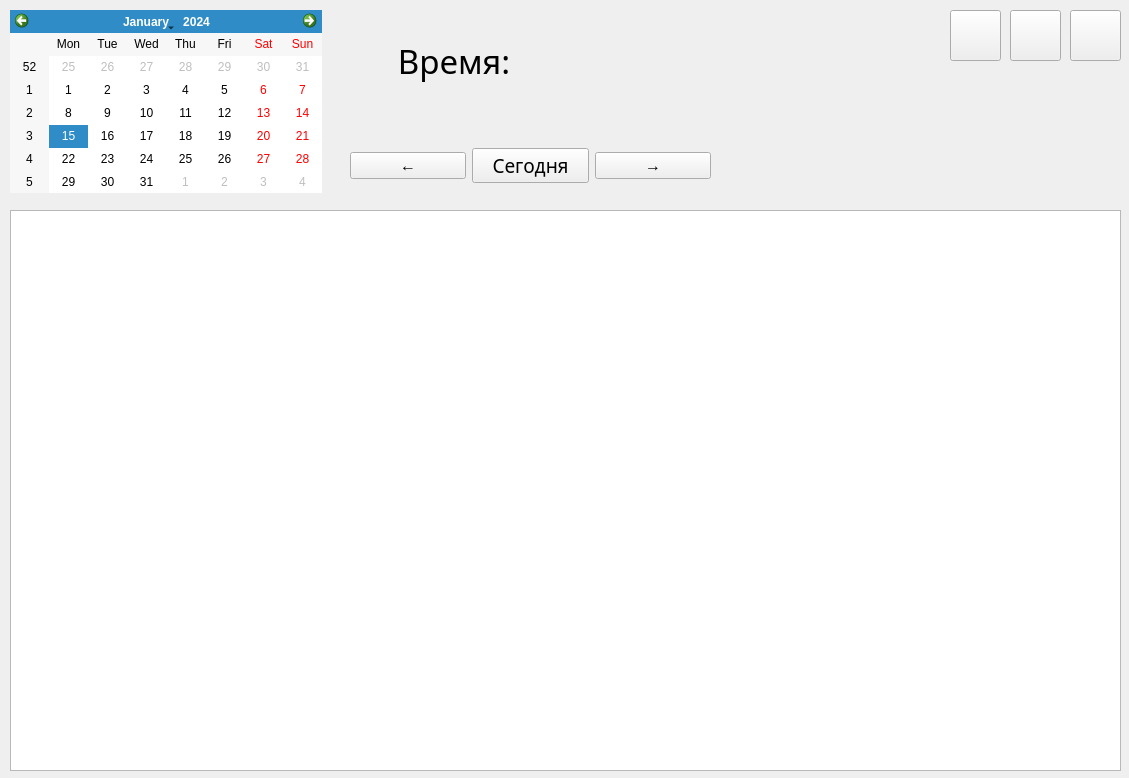
<?xml version="1.0" encoding="UTF-8"?>
<ui version="4.0">
 <class>MainWindow</class>
 <widget class="QMainWindow" name="MainWindow">
  <property name="geometry">
   <rect>
    <x>0</x>
    <y>0</y>
    <width>1129</width>
    <height>778</height>
   </rect>
  </property>
  <property name="minimumSize">
   <size>
    <width>1129</width>
    <height>778</height>
   </size>
  </property>
  <property name="maximumSize">
   <size>
    <width>1129</width>
    <height>778</height>
   </size>
  </property>
  <property name="windowTitle">
   <string>Календарь</string>
  </property>
  <property name="iconSize">
   <size>
    <width>20</width>
    <height>20</height>
   </size>
  </property>
  <widget class="QWidget" name="centralwidget">
   <widget class="QTableWidget" name="tableWidget">
    <property name="geometry">
     <rect>
      <x>10</x>
      <y>210</y>
      <width>1111</width>
      <height>561</height>
     </rect>
    </property>
   </widget>
   <widget class="QCalendarWidget" name="calendarWidget">
    <property name="geometry">
     <rect>
      <x>10</x>
      <y>10</y>
      <width>312</width>
      <height>183</height>
     </rect>
    </property>
    <property name="minimumSize">
     <size>
      <width>312</width>
      <height>183</height>
     </size>
    </property>
    <property name="maximumSize">
     <size>
      <width>312</width>
      <height>183</height>
     </size>
    </property>
   </widget>
   <widget class="QLabel" name="date_label">
    <property name="geometry">
     <rect>
      <x>730</x>
      <y>120</y>
      <width>401</width>
      <height>81</height>
     </rect>
    </property>
    <property name="font">
     <font>
      <family>Bahnschrift Light Condensed</family>
      <pointsize>20</pointsize>
     </font>
    </property>
    <property name="text">
     <string/>
    </property>
    <property name="alignment">
     <set>Qt::AlignCenter</set>
    </property>
   </widget>
   <widget class="QPushButton" name="settingsButton">
    <property name="geometry">
     <rect>
      <x>1070</x>
      <y>10</y>
      <width>51</width>
      <height>51</height>
     </rect>
    </property>
    <property name="text">
     <string/>
    </property>
    <property name="icon">
     <iconset>
      <normaloff>../img/settings.png</normaloff>../img/settings.png</iconset>
    </property>
    <property name="iconSize">
     <size>
      <width>50</width>
      <height>50</height>
     </size>
    </property>
   </widget>
   <widget class="QPushButton" name="searchButton">
    <property name="geometry">
     <rect>
      <x>1010</x>
      <y>10</y>
      <width>51</width>
      <height>51</height>
     </rect>
    </property>
    <property name="text">
     <string/>
    </property>
    <property name="icon">
     <iconset>
      <normaloff>../img/search.png</normaloff>../img/search.png</iconset>
    </property>
    <property name="iconSize">
     <size>
      <width>50</width>
      <height>50</height>
     </size>
    </property>
   </widget>
   <widget class="QWidget" name="layoutWidget">
    <property name="geometry">
     <rect>
      <x>350</x>
      <y>140</y>
      <width>361</width>
      <height>51</height>
     </rect>
    </property>
    <layout class="QHBoxLayout" name="horizontalLayout">
     <item>
      <widget class="QPushButton" name="leftButton">
       <property name="font">
        <font>
         <pointsize>12</pointsize>
        </font>
       </property>
       <property name="toolTip">
        <string/>
       </property>
       <property name="text">
        <string>←</string>
       </property>
      </widget>
     </item>
     <item>
      <widget class="QPushButton" name="todayButton">
       <property name="font">
        <font>
         <family>Bahnschrift Light Condensed</family>
         <pointsize>14</pointsize>
        </font>
       </property>
       <property name="text">
        <string>Сегодня</string>
       </property>
      </widget>
     </item>
     <item>
      <widget class="QPushButton" name="rightButton">
       <property name="font">
        <font>
         <pointsize>12</pointsize>
        </font>
       </property>
       <property name="text">
        <string>→</string>
       </property>
      </widget>
     </item>
    </layout>
   </widget>
   <widget class="QPushButton" name="questionButton">
    <property name="geometry">
     <rect>
      <x>950</x>
      <y>10</y>
      <width>51</width>
      <height>51</height>
     </rect>
    </property>
    <property name="text">
     <string/>
    </property>
    <property name="icon">
     <iconset>
      <normaloff>../img/question.png</normaloff>../img/question.png</iconset>
    </property>
    <property name="iconSize">
     <size>
      <width>51</width>
      <height>51</height>
     </size>
    </property>
   </widget>
   <widget class="QWidget" name="">
    <property name="geometry">
     <rect>
      <x>370</x>
      <y>20</y>
      <width>341</width>
      <height>81</height>
     </rect>
    </property>
    <layout class="QHBoxLayout" name="horizontalLayout_2">
     <item>
      <widget class="QLabel" name="label">
       <property name="font">
        <font>
         <family>Bahnschrift Light Condensed</family>
         <pointsize>25</pointsize>
         <italic>false</italic>
        </font>
       </property>
       <property name="text">
        <string>Время:</string>
       </property>
       <property name="alignment">
        <set>Qt::AlignCenter</set>
       </property>
      </widget>
     </item>
     <item>
      <widget class="QLabel" name="current_time">
       <property name="font">
        <font>
         <family>Franklin Gothic Demi Cond</family>
         <pointsize>25</pointsize>
         <weight>75</weight>
         <italic>false</italic>
         <bold>true</bold>
         <underline>false</underline>
         <strikeout>false</strikeout>
         <kerning>true</kerning>
        </font>
       </property>
       <property name="text">
        <string/>
       </property>
       <property name="alignment">
        <set>Qt::AlignCenter</set>
       </property>
      </widget>
     </item>
    </layout>
   </widget>
  </widget>
 </widget>
 <resources/>
 <connections/>
</ui>
